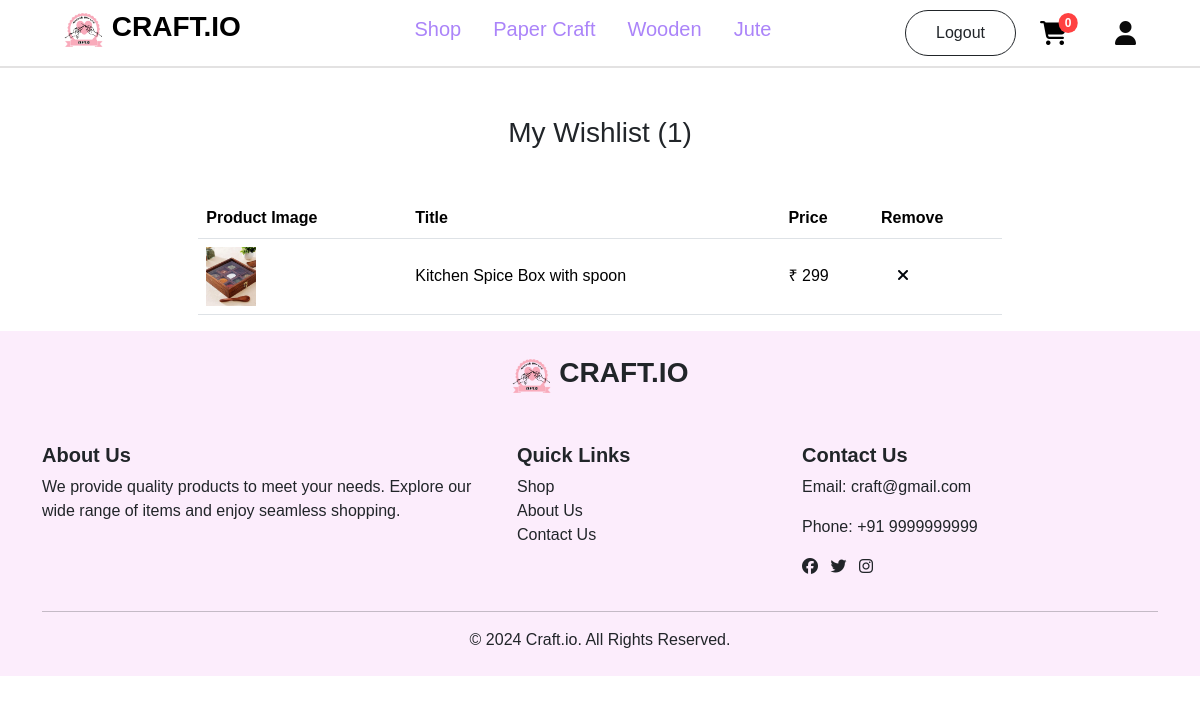
/customer/wishlist/ (signed in), run on an earlier commit of the app's database.
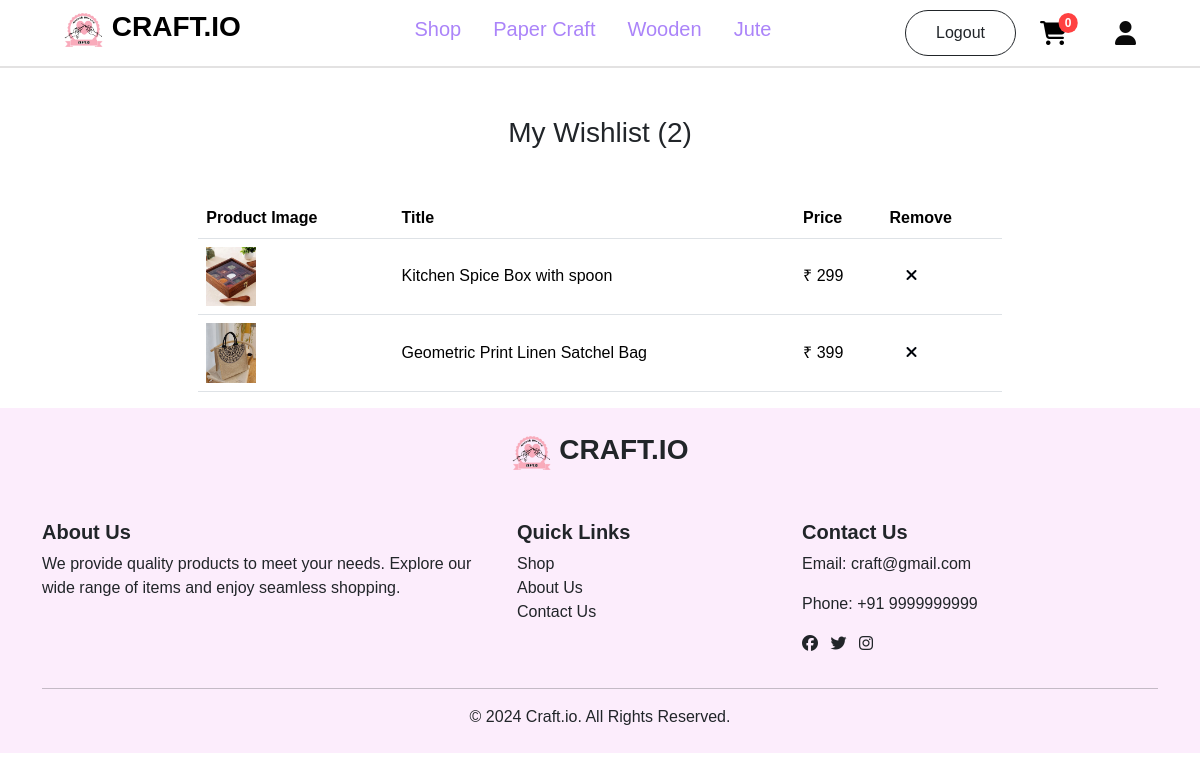
And on a later commit of the database.
### account/models.py (models this page shows, shortened)
class Wishlist(models.Model):
    user = models.ForeignKey(User, on_delete=models.CASCADE)
    product = models.ForeignKey(Productss, on_delete=models.CASCADE)

class Productss(models.Model):
    title=models.CharField(max_length=100)
    description=models.CharField(max_length=500)
    price=models.IntegerField()
    offerprice=models.IntegerField()
    image=models.ImageField(upload_to='product_images')
    stock=models.IntegerField()
    ShippingFee=models.CharField(max_length=100,default='Free')
    created_at = models.DateTimeField(default=timezone.now)
    options=(
        ('PaperCraft','PaperCraft'),
        ('Wooden','Wooden'),
        ('Jute','Jute'),
    )
    category=models.CharField(max_length=100,choices=options)

### customer/views.py (the view)
    def inner(request, *args, **kw):
        if request.user.is_authenticated:
            return fn(request, *args, **kw)
        else:
            messages.error(request, 'Please login First!!')
            return redirect('login')

### customer/context_processors.py (called while the page is built)
def item_count(request):
    if request.user.is_authenticated:
        cart_count=Cart.objects.filter(user=request.user).count()
        wishlist_count=Wishlist.objects.filter(user=request.user).count()
        order_count=Orders.objects.filter(user=request.user).count()
        return {'cart':cart_count,'wishlist':wishlist_count,'order':order_count}
    else:
        return {"cart":0,'wishlist':0,"order":0}

### customer/views.py (called while the page is built)
def signin_required(fn):
    def inner(request, *args, **kw):
        if request.user.is_authenticated:
            return fn(request, *args, **kw)
        else:
            messages.error(request, 'Please login First!!')
            return redirect('login')
    return inner

@signin_required
def wishlist_view(request):
    wishlist_items = Wishlist.objects.filter(user=request.user)
    return render(request, 'wishlist.html', {'wishlist_items': wishlist_items})

### customer/templates/wishlist.html
{% extends 'navbar.html' %}
{% block content %}
    {% if wishlist_items %}
    <div class="container mt-5">
        <h3 class="text-center">My Wishlist
            ({{wishlist}})
        </h3>
    <div class="table-container" style="width: 72%; margin: 0 auto;">
        <table class="table mt-5">
            <thead>
                <tr>
                    <th>Product Image</th>
                    <th>Title</th>
                    <th>Price</th>
                    <th>Remove</th>
                </tr>
            </thead>
            <tbody>
            {% for item in wishlist_items %}
                <tr class="align-middle">
                    <td>
                        <a href="{% url 'pdetail' item.product.id %}">
                            <img src="{{ item.product.image.url }}" alt="{{ item.product.title }}" class="img-fluid" height="50px" width="50px">
                        </a>
                    </td>
                    <td>{{ item.product.title }}</td>
                    <td>&#8377; {{ item.product.offerprice }}</td>
                    <td>
                        <a href="{% url 'remove_from_wishlist' item.product.id %}"  class="ms-3"><i class="fa-solid fa-xmark" style="color: #00040a;"></i></a>
                    </td>
                </tr>
            {% endfor %}
            </tbody>
        </table>
    </div>
</div>
    {% else %}
    <div style="display: flex; justify-content: center; align-items: center; height: 80vh;margin-top: 30px;">
        <img src="https://i.pinimg.com/originals/f6/e4/64/f6e464230662e7fa4c6a4afb92631aed.png" class="img-fluid rounded-top" alt=""/>
    </div>
    {% endif %}
{% endblock content %}

What changed in the data, as far as the page shows it:
added Wishlist: product.image (picture), product "Geometric Print Linen Satchel Bag", product.offerprice "399"
Also different on the page:
{{ wishlist }}: "1" → "2"
